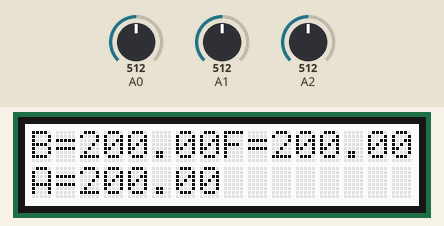
Recording of a sketch running on a simulated Arduino Uno, built with avr-gcc and run on an emulated ATmega328P. On the bench: 16×2 character LCD. Inputs (shaded band) come from the test bench; at power-on: A0 = 512, A1 = 512, A2 = 512.

Above: at 2.2 s.
2.3 s: A0 set to 716
At 3.3 s:
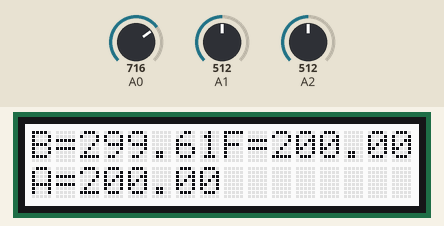
3.9 s: A1 set to 716
At 4.8 s:
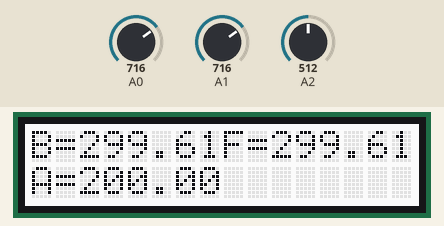
5.6 s: A2 set to 716
At 6.3 s:
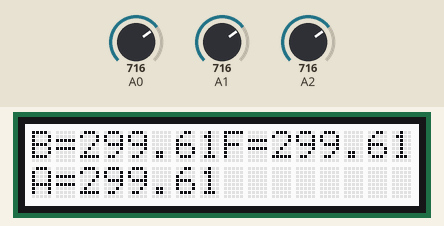
8.7 s: A0 set to 900
At 9.5 s:
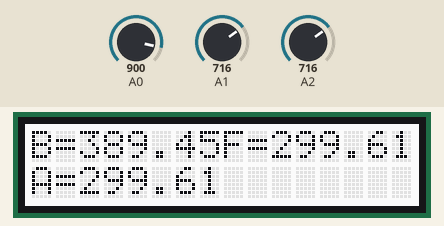
10.4 s: A1 set to 900
At 11.0 s:
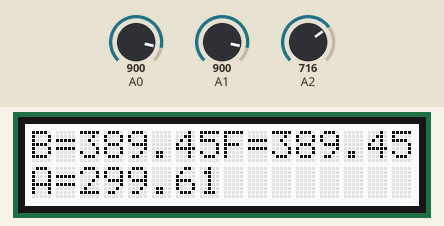
Timing chart, 0 to 13.0 s (numbered marks = the images above; inputs shaded):
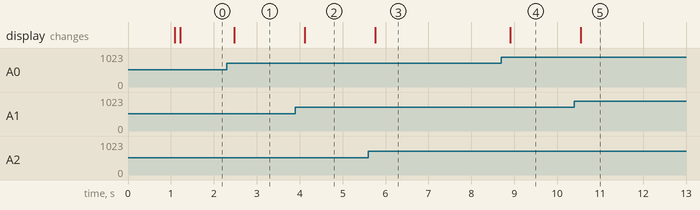

The sketch:

BrewmasterV2.0.ino
```cpp
/* Brewmaster version 2.0
   code to monitor temperature and operate
   heating / cooling for beer brewing
   written by Rob Dick
   v2.0 Sun 17 May 2020
   v1.0 00:18 Wed 26 June 2018
*/

#include "brewmaster.h"
#include "rgb_lcd.h"

brewmaster brewmaster;
tmp36 tmp36;


void setup()
{
  brewmaster.clearDisplay();
  Serial.begin(9600);
  brewmaster.innit();
}


void loop()
{
  for (int i = 0; i <= 2; i++) { brewmaster.temp[i] = tmp36.readTemp(i); }

  if (Serial.available() > 0) {

    int inByte = Serial.read();

    if (inByte == 'a') {
      brewmaster.sendTemp1();
    }
    else if (inByte == 'b') {
      brewmaster.sendTemp2();
    }
    else if (inByte == 'c') {
      brewmaster.sendTemp3();
    }

  }

  delay(100);

  brewmaster.lcdDisplay();

}
```

brewmaster.cpp
```cpp
/* brewmaster.cpp - Brewmaster version 2.0
   code to monitor temperature and operate
   heating / cooling for beer brewing
   written by Rob Dick
   v2.0 Sun 17 May 2020
   v1.0 00:18 Wed 26 June 2018
*/

#include "Arduino.h"
#include "brewmaster.h"
#include "rgb_lcd.h"

rgb_lcd lcd;

void brewmaster::clearDisplay()
{
  lcd.begin(16, 2);
  lcd.setRGB(255, 255, 255);
  lcd.clear();
}

void brewmaster::innit() {
  lcd.clear();
  lcd.print("Brewmaster v2.0");
  delay(1000);
  lcd.clear();

}

void brewmaster::lcdDisplay()
{
  lcd.setCursor(0, 0);
  lcd.print("B=");
  lcd.print(temp[0]);
  lcd.setCursor(8, 0);
  lcd.print("F=");
  lcd.print(temp[1]);
  lcd.setCursor(0, 1);
  lcd.print("A=");
  lcd.print(temp[2]);
}


void brewmaster::sendTemp1()
{
  Serial.print(brewmaster::temp[0]);
}

 void brewmaster::sendTemp2()
{
  Serial.print(brewmaster::temp[1]);
}

void brewmaster::sendTemp3()
{
  Serial.print(brewmaster::temp[2]);
}


float tmp36::readTemp(int x)
{
  int reading = analogRead(x);
  float voltage = reading * 5.0;
  voltage /= 1024.0;
  float temperatureC = (voltage - 0.5) * 100;
  return temperatureC;
}
```

brewmaster.h
```cpp
/* brewmaster.h - Brewmaster version 1.0
   code to monitor temperature and operate
   heating / cooling for beer brewing
   written by Rob Dick
   v2.0 Sun 17 May 2020
   v1.0 00:18 Wed 26 June 2018
*/
#ifndef brewmaster_h
#define brewmaster_h
#include "Arduino.h"
#include "rgb_lcd.h"


const int numReadings = 10; //number of readings to average for smoothing - not implemented yet


class brewmaster
{
  public:
    float temp[3];
    void clearDisplay();
    void lcdDisplay();
    void innit();
    void sendTemp1();
    void sendTemp2();
    void sendTemp3();
    void establishContact();
  private:
};

class tmp36
{
  public:
    float readTemp(int);
  private:
    int reading[numReadings];
    int readIndex = 0;
    int total = 0;
    int average = 0;
};

#endif
```

Measured:
- after the input at 2.3 s, the display: changes after 0.17 s (image 1)
- after the input at 3.9 s, the display: changes after 0.22 s (image 2)
- after the input at 5.6 s, the display: changes after 0.16 s (image 3)
- after the input at 8.7 s, the display: changes after 0.21 s (image 4)
- after the input at 10.4 s, the display: changes after 0.15 s (image 5)
